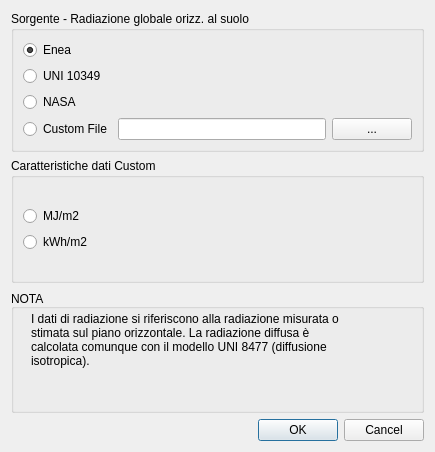
<?xml version="1.0" encoding="UTF-8"?>
<ui version="4.0">
 <class>DatiRadiazione</class>
 <widget class="QDialog" name="DatiRadiazione">
  <property name="geometry">
   <rect>
    <x>0</x>
    <y>0</y>
    <width>435</width>
    <height>452</height>
   </rect>
  </property>
  <property name="windowTitle">
   <string>Dati di Radiazione</string>
  </property>
  <property name="windowIcon">
   <iconset resource="resource.qrc">
    <normaloff>:/images/app.png</normaloff>:/images/app.png</iconset>
  </property>
  <layout class="QGridLayout" name="gridLayout_4">
   <item row="0" column="0">
    <widget class="QGroupBox" name="groupBox">
     <property name="title">
      <string>Sorgente - Radiazione globale orizz. al suolo</string>
     </property>
     <layout class="QGridLayout" name="gridLayout">
      <item row="0" column="0">
       <widget class="QRadioButton" name="radioEnea">
        <property name="text">
         <string>Enea</string>
        </property>
        <property name="checked">
         <bool>true</bool>
        </property>
       </widget>
      </item>
      <item row="1" column="0">
       <widget class="QRadioButton" name="radioUNI">
        <property name="text">
         <string>UNI 10349</string>
        </property>
       </widget>
      </item>
      <item row="2" column="0">
       <widget class="QRadioButton" name="radioNasa">
        <property name="text">
         <string>NASA</string>
        </property>
       </widget>
      </item>
      <item row="3" column="0">
       <layout class="QHBoxLayout" name="horizontalLayout">
        <item>
         <widget class="QRadioButton" name="radioCustom">
          <property name="text">
           <string>Custom File</string>
          </property>
         </widget>
        </item>
        <item>
         <widget class="QLineEdit" name="linePath"/>
        </item>
        <item>
         <widget class="QPushButton" name="pushCarica">
          <property name="text">
           <string>...</string>
          </property>
         </widget>
        </item>
       </layout>
      </item>
     </layout>
    </widget>
   </item>
   <item row="1" column="0">
    <widget class="QGroupBox" name="groupBox_2">
     <property name="title">
      <string>Caratteristiche dati Custom</string>
     </property>
     <layout class="QGridLayout" name="gridLayout_3">
      <item row="0" column="0">
       <layout class="QGridLayout" name="gridLayout_2">
        <item row="0" column="0">
         <widget class="QRadioButton" name="radioMJ">
          <property name="text">
           <string>MJ/m2</string>
          </property>
         </widget>
        </item>
        <item row="1" column="0">
         <widget class="QRadioButton" name="radioKWh">
          <property name="text">
           <string>kWh/m2</string>
          </property>
         </widget>
        </item>
       </layout>
      </item>
     </layout>
    </widget>
   </item>
   <item row="2" column="0">
    <widget class="QGroupBox" name="groupBox_3">
     <property name="title">
      <string>NOTA</string>
     </property>
     <property name="alignment">
      <set>Qt::AlignBottom|Qt::AlignLeading|Qt::AlignLeft</set>
     </property>
     <widget class="QLabel" name="label">
      <property name="geometry">
       <rect>
        <x>20</x>
        <y>0</y>
        <width>311</width>
        <height>101</height>
       </rect>
      </property>
      <property name="text">
       <string>I dati di radiazione si riferiscono alla radiazione misurata o stimata sul piano orizzontale. La radiazione diffusa è calcolata comunque con il modello UNI 8477 (diffusione isotropica).</string>
      </property>
      <property name="textFormat">
       <enum>Qt::PlainText</enum>
      </property>
      <property name="wordWrap">
       <bool>true</bool>
      </property>
     </widget>
    </widget>
   </item>
   <item row="3" column="0">
    <widget class="QDialogButtonBox" name="buttonBox">
     <property name="orientation">
      <enum>Qt::Horizontal</enum>
     </property>
     <property name="standardButtons">
      <set>QDialogButtonBox::Cancel|QDialogButtonBox::Ok</set>
     </property>
    </widget>
   </item>
  </layout>
 </widget>
 <resources>
  <include location="resource.qrc"/>
 </resources>
 <connections>
  <connection>
   <sender>buttonBox</sender>
   <signal>accepted()</signal>
   <receiver>DatiRadiazione</receiver>
   <slot>accept()</slot>
   <hints>
    <hint type="sourcelabel">
     <x>248</x>
     <y>254</y>
    </hint>
    <hint type="destinationlabel">
     <x>157</x>
     <y>274</y>
    </hint>
   </hints>
  </connection>
  <connection>
   <sender>buttonBox</sender>
   <signal>rejected()</signal>
   <receiver>DatiRadiazione</receiver>
   <slot>reject()</slot>
   <hints>
    <hint type="sourcelabel">
     <x>316</x>
     <y>260</y>
    </hint>
    <hint type="destinationlabel">
     <x>286</x>
     <y>274</y>
    </hint>
   </hints>
  </connection>
 </connections>
</ui>
